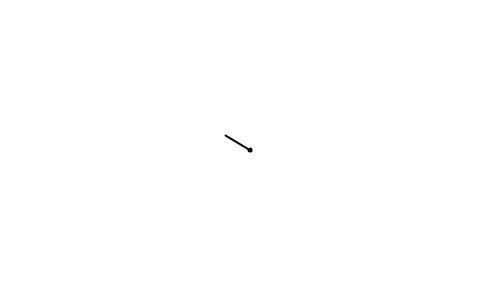
Frame 1 (no input)
Frame 60 (the mouse pressed at the canvas centre just before this capture): identical to frame 1, image omitted
Frame 120 (the mouse held since frame 60 and released just before this capture): blank canvas, image omitted

The Processing sketch that drew this single still picture (run headless with seeded random() and noise(); from frame 60 on, the mouse is pressed at the canvas centre):

// Processing sketch: vectorMath03
// ── vectorMath03.pde
// demonstrates use of vector subtraction and translate

void setup() {
  size(500,300);
}

void draw() {
  background(255);
  strokeWeight(2);
  stroke(0);
  noFill();
  
  translate(width/2,height/2); // moves the point (0,0) to the center for objects
  ellipse(0,0,3,3); // draws an ellipse at (0,0)
  
  PVector mouse = new PVector(mouseX,mouseY); // vector with the mouse coordinates  //<>//
  PVector center = new PVector(width/2,height/2); // vector with the center coordinates
  
  mouse.sub(center); // finds distance between mouse coordinates and center coordinates
  // mouse.mult(5);
  mouse.mult(.1);
  
  line(0,0,mouse.x,mouse.y); // displays said distance as a line
}
